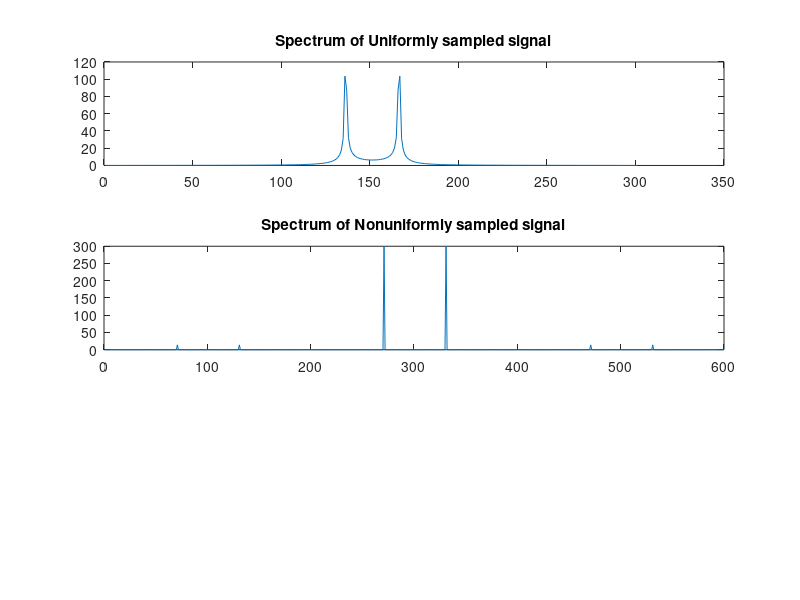

The MATLAB script that drew this image: (Note: this script raises an error after producing the figure.)
% Reconstruction from recurrent nonuniform sampling using Zenq's method.
clear
Order = 100; % Bandpass filter order
nseg = 1000;
M = 3;
N = M*nseg;
N=600; % Number of samples
freq=0.45;% Frequency 0.3, 0.7, 1.3, 2.7, 3.3, 3.7, etc.
rm=[0 0.05 0.05]; % Nonuniform sampling ratio
am=[];
% Nonuniform sampling ratio for 1000 samples
for n=1:N/3,
    am=[am,rm];
end
am=[am,0]; % Pad zero to the 1000-th sampling
% Generate a uniformly sampled signal
x=sin(2*pi*freq*(0:N/2));
% Generate a nonuniformly sampled signal
for n=1:N,
    y(n)=cos(2*pi*freq*(n-1+am(n))); % Nonuniform sampling
  
end
% True DFT
subplot(311), plot(abs(fft(x)));
title('Spectrum of Uniformly sampled signal');
% Nonuniform DFT
subplot(312), plot(abs(fft(y)));
 title('Spectrum of Nonuniformly sampled signal');
% Bandpass filter
h=fir1(Order, [2*freq-0.05, 2*freq+0.05], 'band');
% Filtering
yr=conv(h,y);
yr=yr(Order/2+1:N+Order/2);
subplot(313), plot(abs(fft(yr)));
title('Reconstructed Nonuniformly sampled signal');
